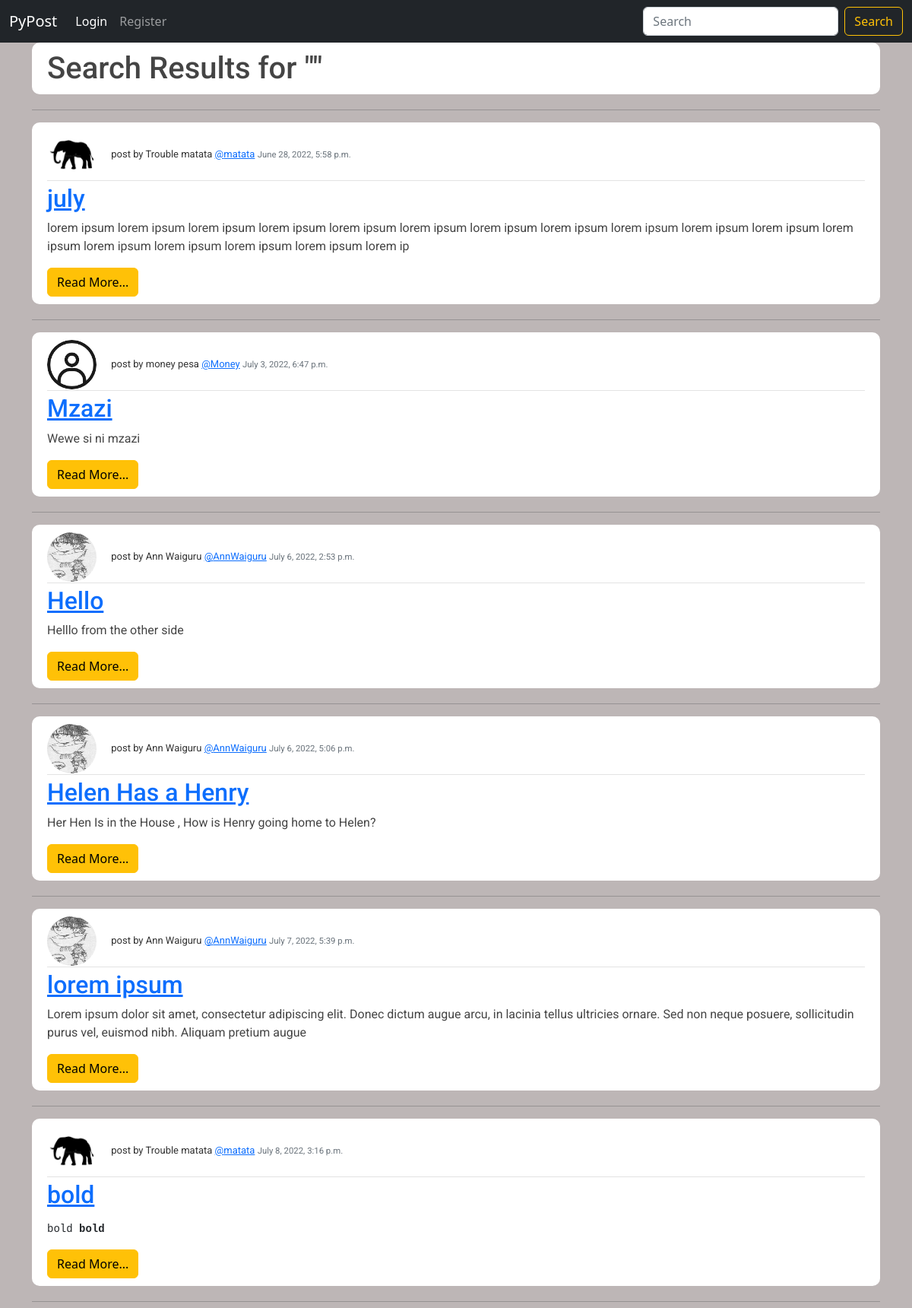
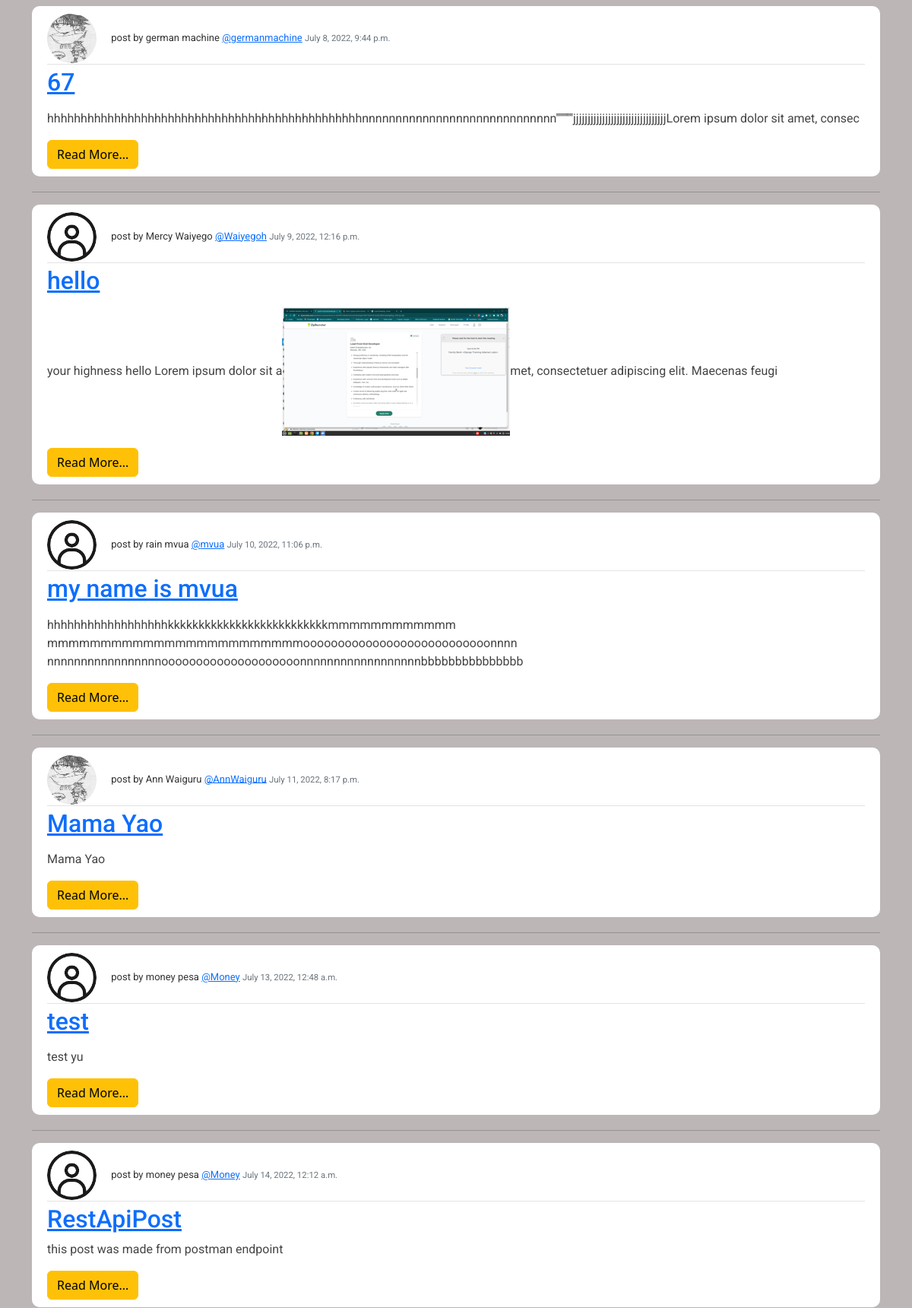
The app's page /search/ (upper part) with its own data (2 pictures, top to bottom).
### blog/models.py (models this page shows, shortened)
class Post(models.Model):
    title= models.CharField(max_length=200)
    content= RichTextField(blank=True, null=True)
    date_posted=models.DateTimeField(default=timezone.now)
    authour=models.ForeignKey(User, on_delete=models.CASCADE)

### users/models.py (models this page shows, shortened)
class Profile(models.Model):
    user=models.OneToOneField(User,on_delete=models.CASCADE)
    image=models.ImageField(default='default.png',upload_to='profile_pictures')

### blog/views.py (the view)
# urls.py: path('search/', views.search,name='search'),
def search(request):
    query=request.GET.get('query','')
    posts=Post.objects.filter(Q(title__icontains=query)|Q(content__icontains=query))
    return render(request,'blog/search.html',{'posts':posts, 'query':query} )

### blog/templates/blog/search.html
{%extends 'blog/base.html'%}
    {%block content%}
    <h1 class="media content-section"> Search Results for "{{query}}"</h1>
    {%for posts in posts%}
<hr>
    <article class="media content-section">
        <div class="article-metadata"> <img class="rounded-circle article-img"  src="{{posts.authour.profile.image.url}}" alt="">
             post by {{posts.authour.first_name}} {{posts.authour.last_name}} <a class="mr-2" href="#">@{{posts.authour}}</a>
                <small class="text-muted" >{{posts.date_posted}}</small>
            </div>
        <div class="media-body"> <h2> <a class="article-title" href="{% url 'blog-article' posts.pk %}">{{posts.title}}</a> </h2>
            <p class="article-content" >{{posts.content|slice:":200"|safe}}</p>
            <small>
                <a class="btn btn-warning" href="{% url 'blog-article' posts.pk %}">Read More...</a>
            </small>
        </div>
    </article>
    {%empty%}
    <p class="media content-section"> No search results , Please try using other keywords...</p>
    {%endfor%}
    {%endblock content%}

### blog/static/css/base.css (style rules this page uses)
body { background-color: rgb(189, 182, 182); background-size: contain; background-repeat: no-repeat; }
h1, h2, h3, h4, h5, h6, p { color: #444444; font-family: 'Roboto', sans-serif; }
.content-section { background: #ffffff; padding: 10px 20px; border-radius: 10px; margin-bottom: 20px; }
.article-content { white-space: pre-line; }
.article-img { height: 65px; width: 65px; margin-right: 16px; }
.article-metadata { font-family: 'Roboto', sans-serif; padding-bottom: 1px; margin-bottom: 4px; font-size: 13px; border-bottom: 1px solid #e3e3e3; }
.article-metadata { color: #333; text-decoration: none; }

### records on screen
Post: authour.profile.image (picture), authour.first_name "Trouble", authour.last_name "matata", authour "matata", date_posted "June 28, 2022, 5:58 p.m.", title "july", content "lorem ipsum lorem ipsum lorem ipsum lorem ipsum lorem ipsum lorem ipsum lorem ipsum lorem ipsum lorem ipsum lorem ipsum lorem ipsum lorem ipsum lorem ipsum lorem ipsum lorem ipsum lorem ipsum lorem ip"
Post: authour.profile.image (placeholder picture), authour.first_name "money", authour.last_name "pesa", authour "Money", date_posted "July 3, 2022, 6:47 p.m.", title "Mzazi", content "Wewe si ni mzazi"
Post: authour.profile.image (picture), authour.first_name "Ann", authour.last_name "Waiguru", authour "AnnWaiguru", date_posted "July 6, 2022, 2:53 p.m.", title "Hello", content "Helllo from the other side"
Post: authour.profile.image (picture), authour.first_name "Ann", authour.last_name "Waiguru", authour "AnnWaiguru", date_posted "July 6, 2022, 5:06 p.m.", title "Helen Has a Henry", content "Her Hen Is in the House , How is Henry going home to Helen?"
Post: authour.profile.image (picture), authour.first_name "Ann", authour.last_name "Waiguru", authour "AnnWaiguru", date_posted "July 7, 2022, 5:39 p.m.", title "lorem ipsum", content "Lorem ipsum dolor sit amet, consectetur adipiscing elit. Donec dictum augue arcu, in lacinia tellus ultricies ornare. Sed non neque posuere, sollicitudin purus vel, euismod nibh. Aliquam pretium augue"
Post: authour.profile.image (picture), authour.first_name "Trouble", authour.last_name "matata", authour "matata", date_posted "July 8, 2022, 3:16 p.m.", title "bold", content "bold bold"
Post: authour.profile.image (picture), authour.first_name "german", authour.last_name "machine", authour "germanmachine", date_posted "July 8, 2022, 9:44 p.m.", title "67", content "hhhhhhhhhhhhhhhhhhhhhhhhhhhhhhhhhhhhhhhhhhhhhhhnnnnnnnnnnnnnnnnnnnnnnnnnnnnn'''''''''''jjjjjjjjjjjjjjjjjjjjjjjjjjjjjjjjLorem ipsum dolor sit amet, consec"
Post: authour.profile.image (placeholder picture), authour.first_name "Mercy", authour.last_name "Waiyego", authour "Waiyegoh", date_posted "July 9, 2022, 12:16 p.m.", title "hello", content "your highness hello Lorem ipsum dolor sit a met, consectetuer adipiscing elit. Maecenas feugi", content (picture)
Post: authour.profile.image (placeholder picture), authour.first_name "rain", authour.last_name "mvua", authour "mvua", date_posted "July 10, 2022, 11:06 p.m.", title "my name is mvua", content "hhhhhhhhhhhhhhhhhhkkkkkkkkkkkkkkkkkkkkkkkkkkmmmmmmmmmmmm mmmmmmmmmmmmmmmmmmmmmmmmooooooooooooooooooooooooooonnnn nnnnnnnnnnnnnnnnnoooooooooooooooooooonnnnnnnnnnnnnnnnnnbbbbbbbbbbbbbbb"
Post: authour.profile.image (picture), authour.first_name "Ann", authour.last_name "Waiguru", authour "AnnWaiguru", date_posted "July 11, 2022, 8:17 p.m.", title "Mama Yao", content "Mama Yao"
Post: authour.profile.image (placeholder picture), authour.first_name "money", authour.last_name "pesa", authour "Money", date_posted "July 13, 2022, 12:48 a.m.", title "test", content "test yu"
Post: authour.profile.image (placeholder picture), authour.first_name "money", authour.last_name "pesa", authour "Money", date_posted "July 14, 2022, 12:12 a.m.", title "RestApiPost", content "this post was made from postman endpoint"
